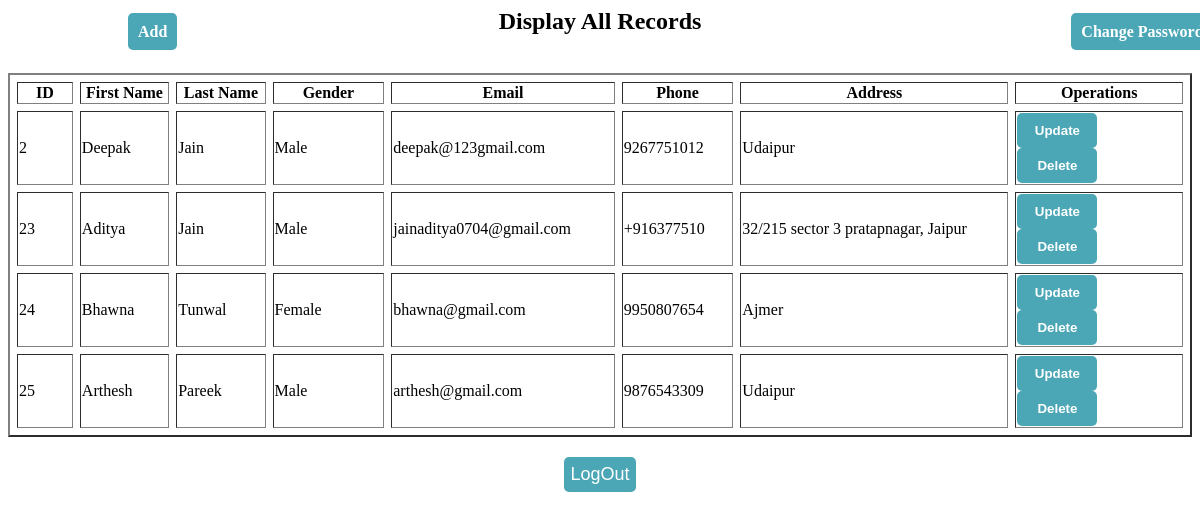
The app's page /display.php (signed in) with its own data.
### tables this page shows
CREATE TABLE `form` (
  `id` int(11) NOT NULL,
  `fname` varchar(20) NOT NULL,
  `lname` varchar(20) NOT NULL,
  `password` varchar(255) NOT NULL,
  `gender` varchar(10) NOT NULL,
  `email` varchar(40) NOT NULL,
  `phone` varchar(10) NOT NULL,
  `address` varchar(50) NOT NULL
);

### display.php (the view, shortened to what this page needs)
<html>
    <head>
    </head>
</html>
<?php
include("connect.php");
$query = "SELECT * FROM form";
$data = mysqli_query($conn,$query);
$total = mysqli_num_rows($data);
if($total > 0){
    ?>
    <h2 align=center>Display All Records</h2>
    <a href="form.php" class='add'>Add</a>
    <a href="change.php?id=$result[id] &email=$result[email]" class="change">Change Password</a>
    <center><table border="2px" cellspacing="7" width="100%">
        <tr>
        <th width="5%">ID</th>
        <th width="8%">First Name</th>
        <th width="8%">Last Name</th>
        <th width="10%">Gender</th>
        <th width="20%">Email</th>
        <th width="10%">Phone</th>
        <th width="24%">Address</th>
        <th width="15%">Operations</th>
        </tr>
    <?php
    while($result = mysqli_fetch_assoc($data)){
        echo "<tr>
        <td>". "$result[id]" ."</td>
        <td>". "$result[fname]" ."</td>
        <td>". "$result[lname]" ."</td>
        <td>". "$result[gender]" ."</td>
        <td>". "$result[email]" ."</td>
        <td>". "$result[phone]" ."</td>
        <td>". "$result[address]" ."</td>
        <td><a href='update_design.php?id1=$result[id]'><input type='submit' value='Update' class='update'></a>
        <a href='delete.php?id1=$result[id]'><input type='submit' value='Delete' class='delete'></a></td>
        </tr>";
    }
}
else{
    echo "Not Record Found";
}
?>
    </table>
<a href="logout.php"><input type="submit" name="" value="LogOut" style="background:#4ba6b6; color:white; height:35px; width=100px; margin-top: 20px; font-size: 18px; border: 0; border-radius: 5px; cursor: pointer; "></a>
</center>

### display.php (style rules this page uses)
.update, .delete, .add, .change { background-color: #4ba6b6; color: white; border: 0; outline: none; border-radius: 5px; height: 35px; width: 80px; font-weight: bold; cursor: pointer; }
.add { position: relative; bottom: 32px; left: 100px; margin: 20px; padding: 10px; text-decoration: none; }
.change { position: relative; left: 950px; bottom: 32px; margin: 20px; padding: 10px; text-decoration: none; }

### records on screen
form: id "2", fname "Deepak", lname "Jain", gender "Male", email "deepak@123gmail.com", phone "9267751012", address "Udaipur"
form: id "23", fname "Aditya", lname "Jain", gender "Male", email "jainaditya0704@gmail.com", phone "+916377510", address "32/215 sector 3 pratapnagar, Jaipur"
form: id "24", fname "Bhawna", lname "Tunwal", gender "Female", email "bhawna@gmail.com", phone "9950807654", address "Ajmer"
form: id "25", fname "Arthesh", lname "Pareek", gender "Male", email "arthesh@gmail.com", phone "9876543309", address "Udaipur"
